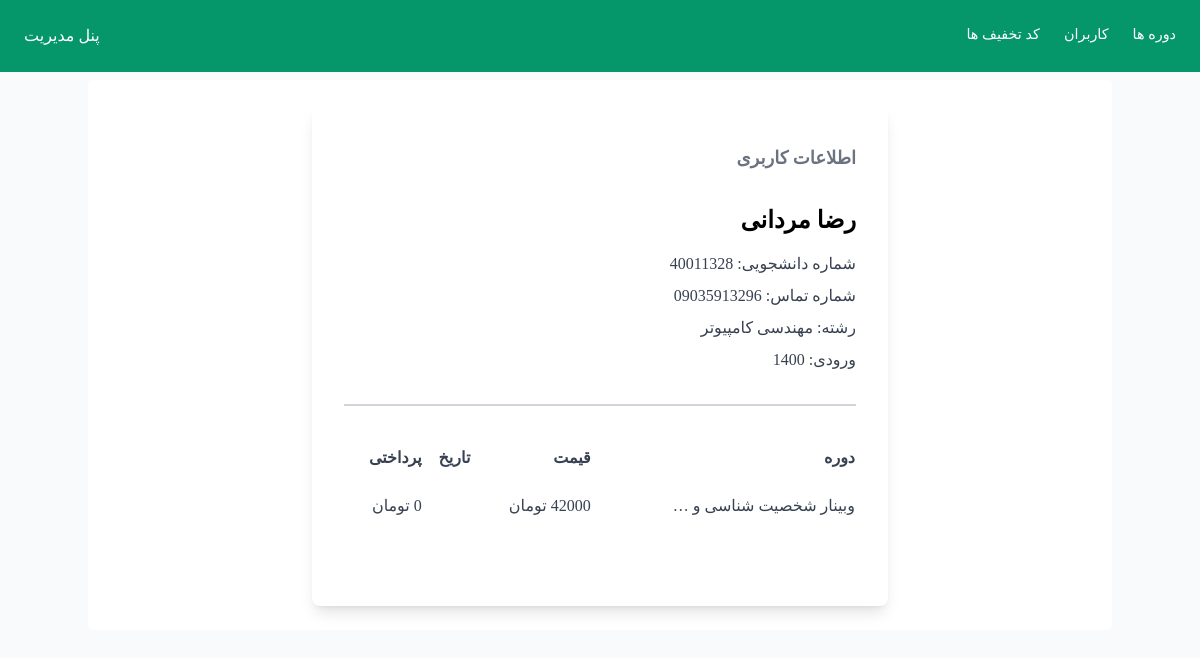
/manage/user/1 (signed in), run on an earlier commit of the app's database.
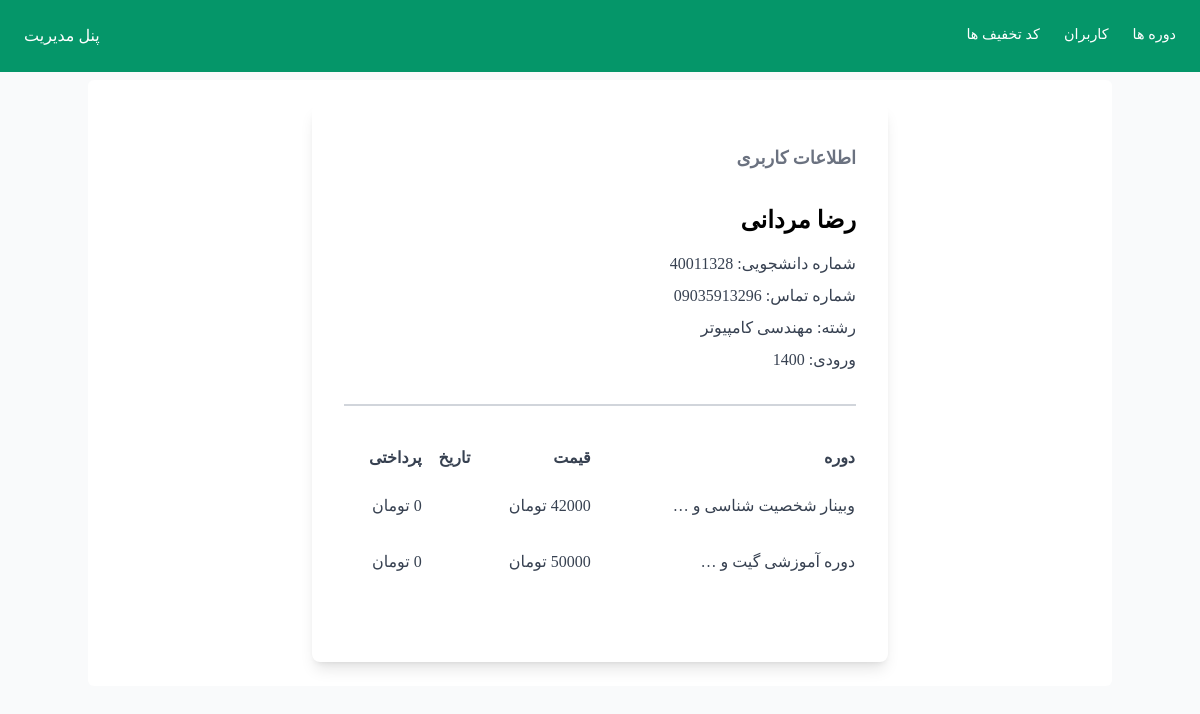
And on a later commit of the database.
### events_module/models.py (models this page shows, shortened)
class Participant(models.Model):
    user = models.ForeignKey(User, on_delete=models.CASCADE, verbose_name="شرکت کننده")
    event = models.ForeignKey(Event, on_delete=models.CASCADE, verbose_name="سمینار")
    date = jmodels.jDateTimeField(auto_now_add=True, verbose_name="تاریخ ثبت نام")
    status = models.BooleanField(default=False, verbose_name="وضعیت")
    total = models.IntegerField(default=0, verbose_name="هزینه کل")
    class Meta:
        verbose_name = "شرکت کننده"
        verbose_name_plural = "شرکت کنندگان"

class Event(models.Model):
    title = models.CharField(max_length=255, null=True, verbose_name="عنوان رویداد")
    description = models.TextField(null=True, verbose_name="توضیحات رویداد")
    start_date = models.CharField(max_length=255, verbose_name="تاریخ شروع")
    place = models.CharField(max_length=255, null=True, blank=True, verbose_name="محل برگزاری")
    days_of_week = models.TextField(null=True, blank=True, verbose_name="روزهای برگزاری")
    teacher = models.CharField(max_length=250, null=True, verbose_name="نام مدرس")
    price = models.IntegerField(null=True, verbose_name="هزینه رویداد")
    capacity = models.IntegerField(default=0, null=True, verbose_name="ظرفیت دوره")
    image = models.ImageField(upload_to='events', verbose_name="تصویر")
    slug = models.CharField(max_length=255, null=True, verbose_name="لینک")
    status = models.BooleanField(default=False, verbose_name="فعال/غیرفعال")
    class Meta:
        verbose_name = "رویداد"
        verbose_name_plural = "رویدادها"

### manage_module/views.py (the view)
# urls.py: path('user/<pk>', views.UserDetail.as_view(), name='user'),
class UserDetail(View):
    def get(self, request, pk):
        if request.user.is_authenticated:
            if request.user.is_superuser:
                user = User.objects.get(id=pk)
                events = Participant.objects.filter(user_id=pk)
                return render(request, 'module/user.html', {'user': user, 'events': events})
        return HttpResponse("ظاهرا گم شدید")

### accounts_module/models.py (called while the page is built)
    def __str__(self):
        return self.title

### manage_module/templates/module/user.html (shortened to what this page needs)
{% extends 'partial/admin.html' %}
{% load jformat %}
{% block content %}
    <section class="bg-white my-2 rounded-md mx-auto container p-6">
        <div class="bg-white rounded-lg shadow-lg px-8 py-10 max-w-xl mx-auto">
            <div class="flex items-center justify-between mb-8">
                <div class="flex items-center">
                    <div class="text-gray-500 font-semibold text-lg">اطلاعات کاربری</div>
                </div>
            </div>
            <div class="border-b-2 border-gray-300 pb-8 mb-8">
                <h2 class="text-2xl font-bold mb-4">{{ user.first_name }} {{ user.last_name }}</h2>
                <div class="text-gray-700 mb-2">شماره دانشجویی: {{ user.student_code }}</div>
                <div class="text-gray-700 mb-2">شماره تماس: {{ user.phone_number }}</div>
                <div class="text-gray-700 mb-2">رشته: {{ user.field_of_study }}</div>
                <div class="text-gray-700">ورودی: {{ user.entering_year }}</div>
            </div>
            <table class="w-full text-right mb-8">
                <thead>
                <tr>
                    <th class="text-gray-700 font-bold uppercase py-2">دوره</th>
                    <th class="text-gray-700 font-bold uppercase py-2">قیمت</th>
                    <th class="text-gray-700 font-bold uppercase py-2">تاریخ</th>
                    <th class="text-gray-700 font-bold uppercase py-2">پرداختی</th>
                </tr>
                </thead>
                <tbody>
                {% for item in events %}
                    <tr>
                        <td class="py-4 text-gray-700">{{ item.event.title | truncatewords:4 }}</td>
                        <td class="py-4 text-gray-700">{{ item.event.price }} تومان</td>
                        <td class="py-4 text-gray-700">{{ item.date | jformat:"%Y/%m/%d - %H:%M" }}</td>
                        <td class="py-4 text-gray-700">{{ item.total }} تومان</td>
                    </tr>
                {% endfor %}
                </tbody>
            </table>
        </div>
    </section>
{% endblock %}

What changed in the data, as far as the page shows it:
added Participant: event "دوره آموزشی گیت و …", event.price "50000", total "0"
